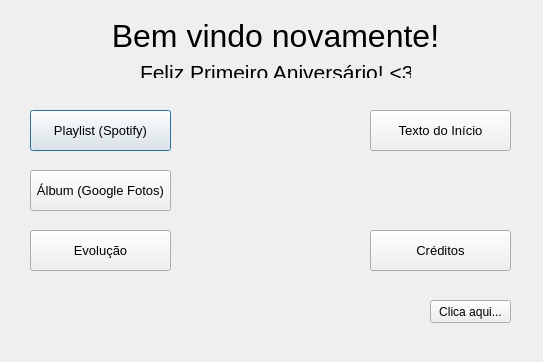
<?xml version="1.0" encoding="UTF-8"?>
<ui version="4.0">
 <class>TelaPrincipal</class>
 <widget class="QDialog" name="TelaPrincipal">
  <property name="geometry">
   <rect>
    <x>0</x>
    <y>0</y>
    <width>543</width>
    <height>362</height>
   </rect>
  </property>
  <property name="windowTitle">
   <string>Página Principal</string>
  </property>
  <property name="windowIcon">
   <iconset>
    <normaloff>img/icon.png</normaloff>img/icon.png</iconset>
  </property>
  <widget class="QLabel" name="label_bemvindo2">
   <property name="geometry">
    <rect>
     <x>100</x>
     <y>20</y>
     <width>351</width>
     <height>31</height>
    </rect>
   </property>
   <property name="font">
    <font>
     <family>Arial</family>
     <pointsize>24</pointsize>
    </font>
   </property>
   <property name="text">
    <string>Bem vindo novamente!</string>
   </property>
   <property name="alignment">
    <set>Qt::AlignCenter</set>
   </property>
  </widget>
  <widget class="QPushButton" name="btn_playlist">
   <property name="geometry">
    <rect>
     <x>30</x>
     <y>110</y>
     <width>141</width>
     <height>41</height>
    </rect>
   </property>
   <property name="font">
    <font>
     <family>Arial</family>
     <pointsize>10</pointsize>
    </font>
   </property>
   <property name="statusTip">
    <string>Abre nossa playlist num link do Spotify</string>
   </property>
   <property name="whatsThis">
    <string>Link da playlist</string>
   </property>
   <property name="text">
    <string>Playlist (Spotify)</string>
   </property>
  </widget>
  <widget class="QPushButton" name="btn_evolucao">
   <property name="geometry">
    <rect>
     <x>30</x>
     <y>230</y>
     <width>141</width>
     <height>41</height>
    </rect>
   </property>
   <property name="font">
    <font>
     <family>Arial</family>
     <pointsize>10</pointsize>
    </font>
   </property>
   <property name="statusTip">
    <string>Abre uma janela com nossa evolução</string>
   </property>
   <property name="whatsThis">
    <string>Nossa evolução</string>
   </property>
   <property name="text">
    <string>Evolução</string>
   </property>
  </widget>
  <widget class="QPushButton" name="btn_album">
   <property name="geometry">
    <rect>
     <x>30</x>
     <y>170</y>
     <width>141</width>
     <height>41</height>
    </rect>
   </property>
   <property name="font">
    <font>
     <family>Arial</family>
     <pointsize>10</pointsize>
    </font>
   </property>
   <property name="statusTip">
    <string>Abre nosso álbum num link do Google Fotos</string>
   </property>
   <property name="whatsThis">
    <string>Link do álbum</string>
   </property>
   <property name="text">
    <string>Álbum (Google Fotos)</string>
   </property>
  </widget>
  <widget class="QPushButton" name="btn_texto">
   <property name="geometry">
    <rect>
     <x>370</x>
     <y>110</y>
     <width>141</width>
     <height>41</height>
    </rect>
   </property>
   <property name="font">
    <font>
     <family>Arial</family>
     <pointsize>10</pointsize>
    </font>
   </property>
   <property name="statusTip">
    <string>Abre uma janela com o texto do início</string>
   </property>
   <property name="whatsThis">
    <string>Texto de aniversário</string>
   </property>
   <property name="text">
    <string>Texto do Início</string>
   </property>
  </widget>
  <widget class="QPushButton" name="btn_creditos">
   <property name="geometry">
    <rect>
     <x>370</x>
     <y>230</y>
     <width>141</width>
     <height>41</height>
    </rect>
   </property>
   <property name="font">
    <font>
     <family>Arial</family>
     <pointsize>10</pointsize>
    </font>
   </property>
   <property name="statusTip">
    <string>Abre uma janela com os créditos do programa</string>
   </property>
   <property name="whatsThis">
    <string>Créditos</string>
   </property>
   <property name="text">
    <string>Créditos</string>
   </property>
  </widget>
  <widget class="QPushButton" name="btn_frases">
   <property name="geometry">
    <rect>
     <x>430</x>
     <y>300</y>
     <width>81</width>
     <height>23</height>
    </rect>
   </property>
   <property name="font">
    <font>
     <family>Arial</family>
    </font>
   </property>
   <property name="statusTip">
    <string>O que é isso?</string>
   </property>
   <property name="whatsThis">
    <string>??</string>
   </property>
   <property name="text">
    <string>Clica aqui...</string>
   </property>
  </widget>
  <widget class="QLabel" name="label_felizaniversario">
   <property name="geometry">
    <rect>
     <x>140</x>
     <y>60</y>
     <width>271</width>
     <height>18</height>
    </rect>
   </property>
   <property name="font">
    <font>
     <family>Arial</family>
     <pointsize>16</pointsize>
    </font>
   </property>
   <property name="text">
    <string>Feliz Primeiro Aniversário! &lt;3</string>
   </property>
   <property name="alignment">
    <set>Qt::AlignCenter</set>
   </property>
  </widget>
  <widget class="QLabel" name="label">
   <property name="geometry">
    <rect>
     <x>210</x>
     <y>120</y>
     <width>131</width>
     <height>151</height>
    </rect>
   </property>
   <property name="text">
    <string/>
   </property>
   <property name="pixmap">
    <pixmap>img/pinguim.png</pixmap>
   </property>
   <property name="scaledContents">
    <bool>true</bool>
   </property>
  </widget>
 </widget>
 <resources/>
 <connections/>
</ui>
